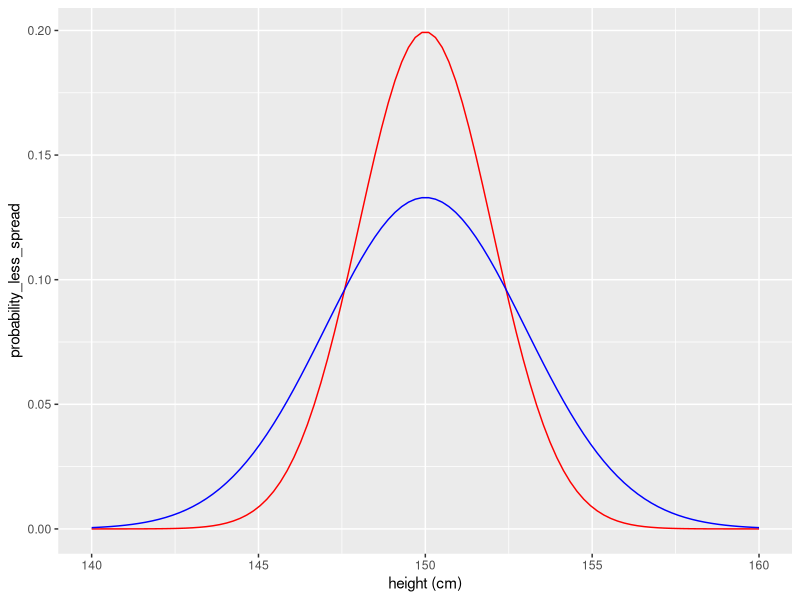
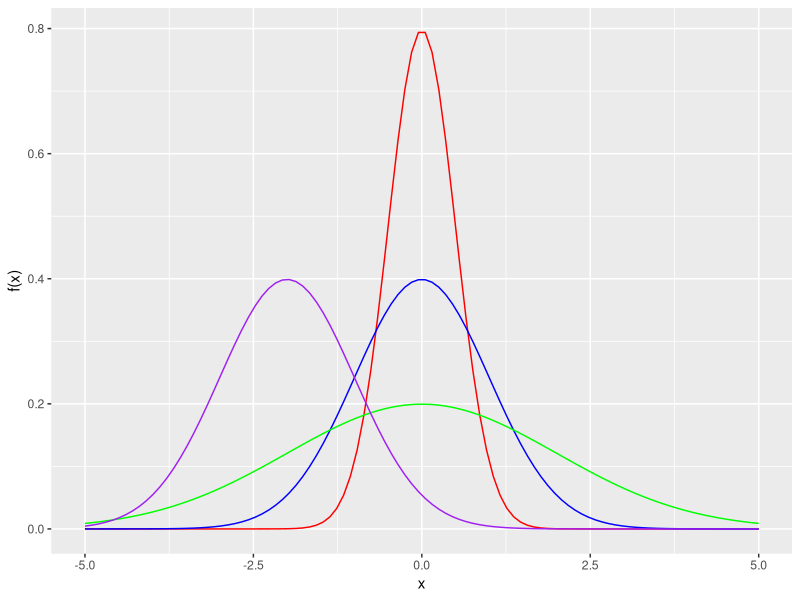
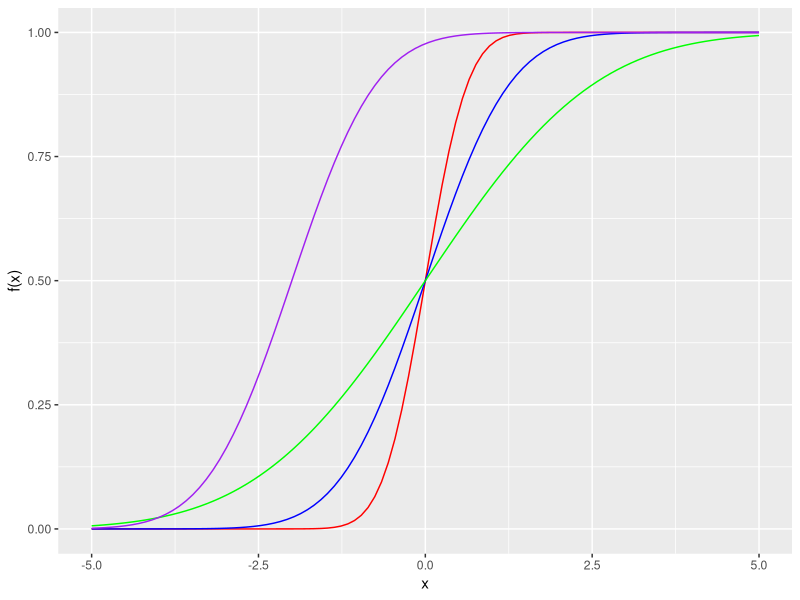
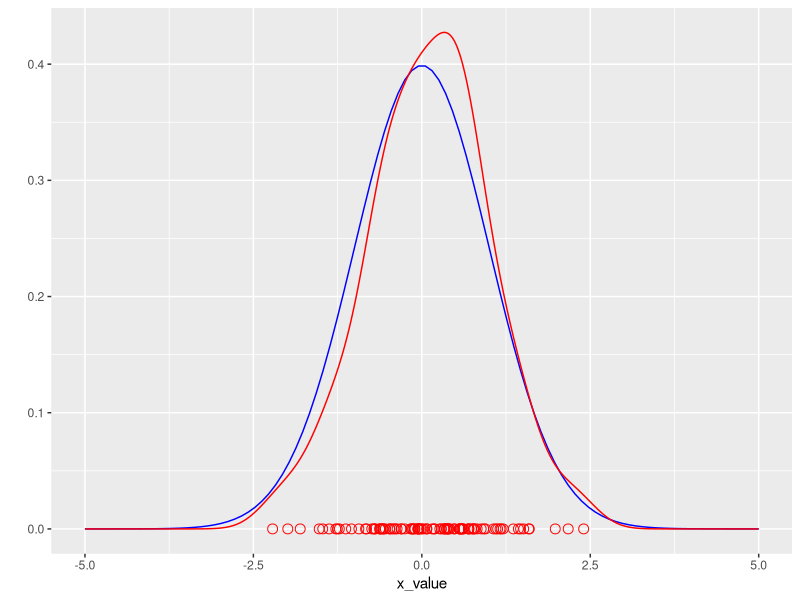
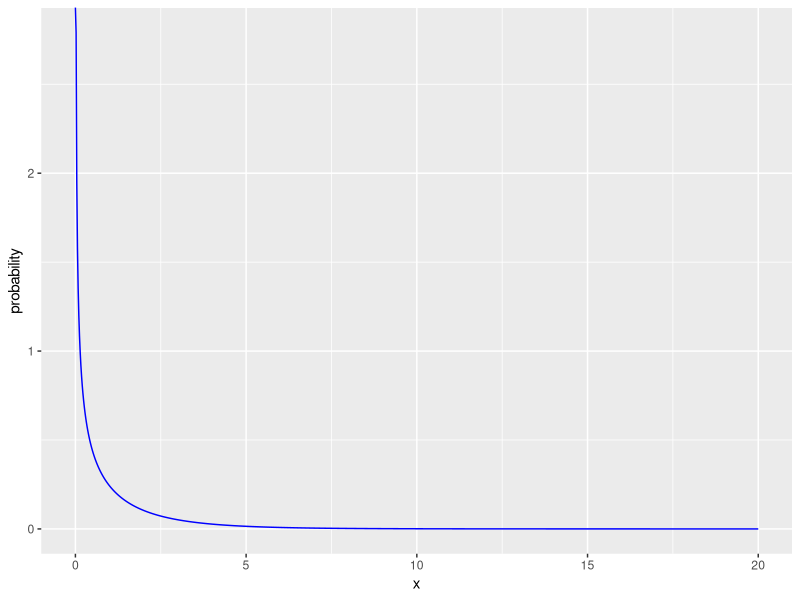
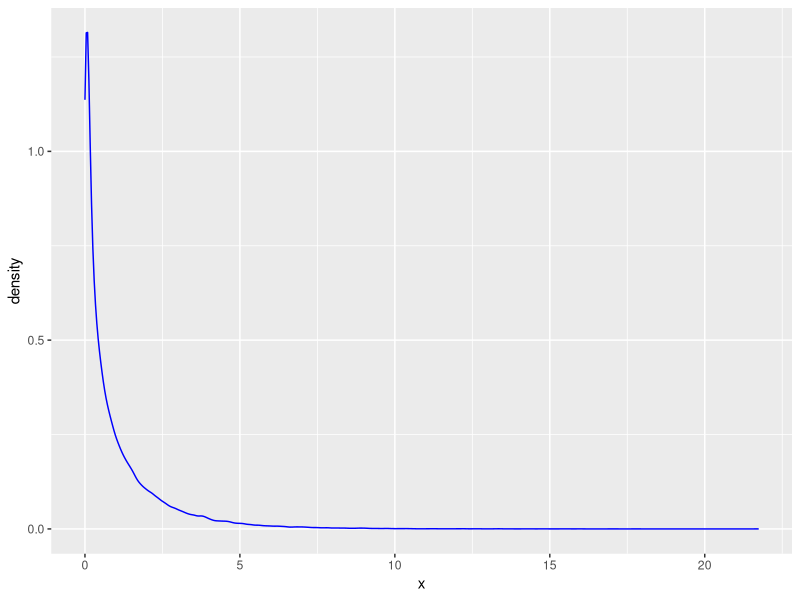
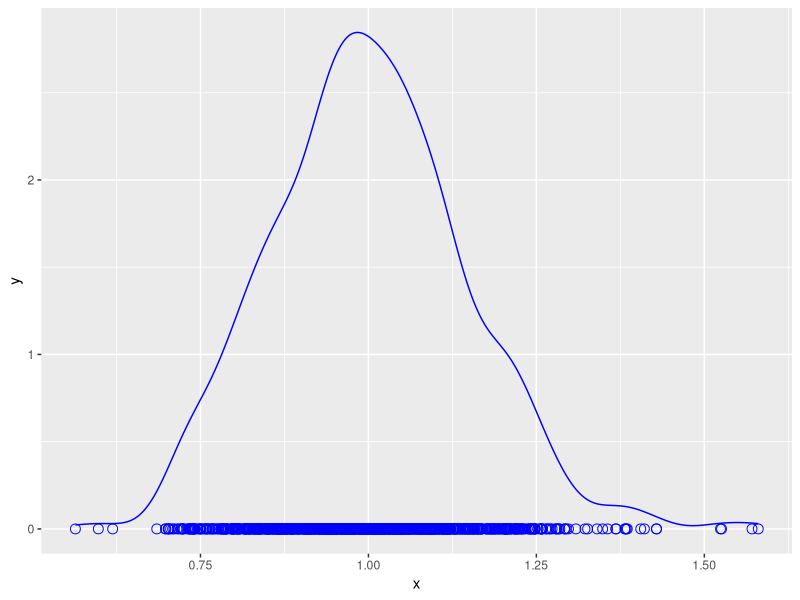

Write R code to recreate these figures, in order.
## ---- chunk 1
library(tidyverse)
library(reshape2)
## ---- chunk 2

all_possible_heights <- seq(from = 140, to = 160, length = 100)
probability_values_less_spread <- dnorm(all_possible_heights, mean = 150, sd = 2)
probability_values_more_spread <- dnorm(all_possible_heights, mean = 150, sd = 3)

tibble(height = all_possible_heights, 
       probability_less_spread = probability_values_less_spread,
       probability_more_spread = probability_values_more_spread) %>% 
  ggplot() +
  geom_line(aes(x = height, y = probability_less_spread), color = "red") +
  geom_line(aes(x = height, y = probability_more_spread), color = "blue") +
  xlab("height (cm)")

## ---- chunk 3

xValues <- seq(from = -5, to = 5, length = 100)
plotA <- dnorm(xValues, mean = 0, sd = 0.5) #
plotB <-  dnorm(xValues, mean = 0, sd = 1)
plotC <-  dnorm(xValues, mean = 0, sd = 2)
plotD <-  dnorm(xValues, mean = -2, sd = 1)

normalDistributionsTibble <- tibble(x_value = xValues, 
                                    red_value = plotA,
                                    blue_value = plotB,
                                    green_value = plotC,
                                    purple_value = plotD)

p <- normalDistributionsTibble %>% ggplot()
p + 
  geom_line(aes(x = xValues, y = red_value), color = "red") +
  geom_line(aes(x = xValues, y = blue_value), color = "blue") +
  geom_line(aes(x = xValues, y = green_value), color = "green") +
  geom_line(aes(x = xValues, y = purple_value), color = "purple") +
  xlab("x") +
  ylab("f(x)")

## ---- chunk 4

xValues <- seq(from = -5, to = 5, length = 100)
plotA <- pnorm(xValues, mean = 0, sd = 0.5)
plotB <-  pnorm(xValues, mean = 0, sd = 1)
plotC <-  pnorm(xValues, mean = 0, sd = 2)
plotD <-  pnorm(xValues, mean = -2, sd = 1)

normalDistributionsTibble <- tibble(x_value = xValues, 
                                    red_value = plotA,
                                    blue_value = plotB,
                                    green_value = plotC,
                                    purple_value = plotD)

p <- normalDistributionsTibble %>% ggplot()
p + 
  geom_line(aes(x = xValues, y = red_value), color = "red") +
  geom_line(aes(x = xValues, y = blue_value), color = "blue") +
  geom_line(aes(x = xValues, y = green_value), color = "green") +
  geom_line(aes(x = xValues, y = purple_value), color = "purple") +
  xlab("x") +
  ylab("f(x)")


## ---- chunk 5

meanValue <- 0
standardDeviation <- 1
numVals <- 100

xValues <- seq(from = -5, to = 5, length = numVals)
trueDistribution <- dnorm(xValues, mean = meanValue, sd = standardDeviation)

dataFrame <- tibble(x_value = xValues, true_value = trueDistribution)

set.seed(1)
randomVals <- rnorm(numVals, mean = meanValue, sd = standardDeviation)

dataFrame %>% ggplot() +
    geom_line(aes(x = x_value, y = true_value), color = "blue") +
    geom_line(aes(x = randomVals), color = "red", stat = "density") +
    geom_point(aes(x = randomVals, y = 0), color = "red", shape = 1, size = 3) +
    ylab("")

## ---- chunk 6

degreeFreedom <- 1

xValues <- seq(from = 0, to = 20, length = 1000)
probabilityValues <- dchisq(xValues, df = degreeFreedom)

dataFrame <- tibble(x = xValues, 
                    probability = probabilityValues)

dataFrame %>% ggplot() +
  geom_line(aes(x = x, y = probability), color = "blue")

## ---- chunk 7

# this is a trick to make the random values reproducible - note that computers are unable to produce truly random values. They can only generate pseudorandom values by using a seed, usually the current time, as it varies from moment to moment. By setting the seed ourselves, we make the random values repetable. 
set.seed(1)

sampleSize <- 100
numSamples <- 1000

degreeFreedom <- 1

randomChiSqValues <- rchisq(n = numSamples * sampleSize, df = degreeFreedom)

## ---- chunk 8

tibble(x = randomChiSqValues) %>% 
  ggplot() + 
  geom_density(aes(x = x), color = "blue")

## ---- chunk 9

# organize the random values into 1000 sample rows of size n = 5 columns
samples <- matrix(randomChiSqValues, nrow = numSamples, ncol = sampleSize)
sampleMeans <- rowMeans(samples) # work out the sample means 

head(sampleMeans)

## ---- chunk 10

tibble(x = sampleMeans) %>% 
  ggplot() + 
  geom_line(aes(x = x), stat = "density", color = "blue") +
  geom_point(aes(x = x, y = 0), color = "blue", shape = 1, size = 3)

